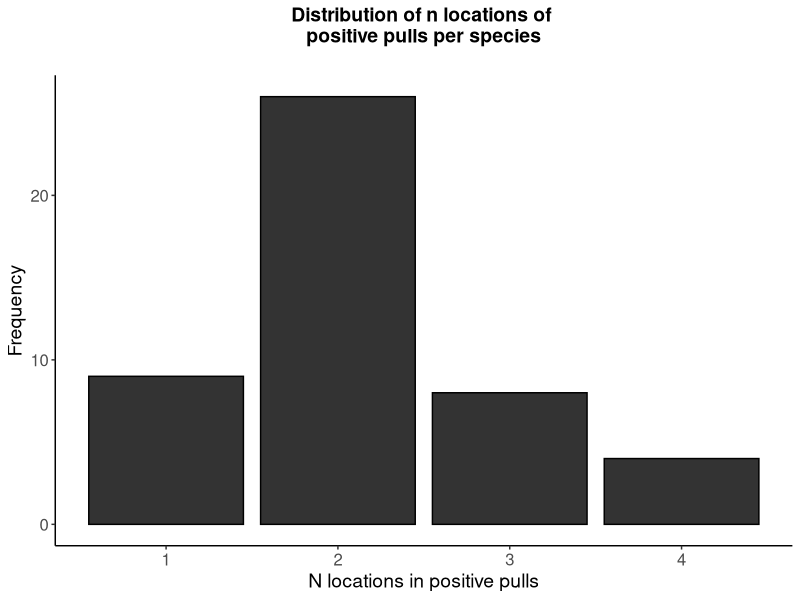
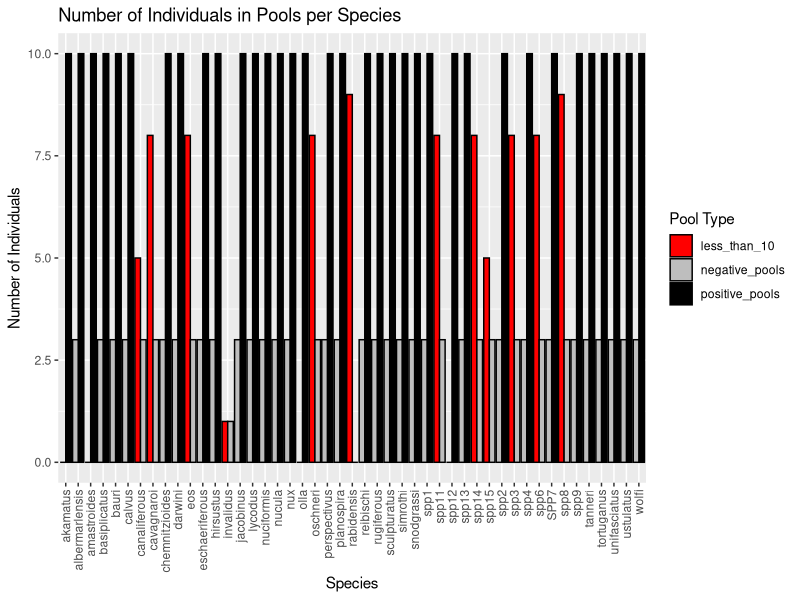

Recreate these plots in R, in order.
## ---- chunk 1
library(dplyr)
library(ggplot2)# Load the ape package
library(ape)
library(readxl)
library(tidyr)
## ---- chunk 2
my_theme<-theme(axis.text=element_text(size=12),
        axis.title = element_text(size = 14),
        legend.text=element_text(size=10),
        legend.title = element_text(size=12),
        plot.title = element_text(face="bold",size=14,margin=margin(0,0,20,0),hjust = 0.5),
        axis.title.y = element_text(hjust = 0.5),
        axis.title.x = element_text(hjust = 0.5))
## ---- chunk 3

data <- read_excel("04april24_datalab.xlsx", sheet = "pools")


data <- mutate(data, id_negative_pull = ifelse(is.na(id_negative_pull), 0, id_negative_pull))

# Group by species (spp) and count the number of positive and negative pools
speciments_counts <- data %>%
  group_by(spp) %>%
  summarize(
    positive_pools = sum(!is.na(id_positive_pull)),
    negative_pools = sum(id_negative_pull > 0)
  )


speciments_counts


## ---- chunk 4
# Assuming your data frame is called data
unique_pulls <- data %>%
  group_by(spp) %>%
  summarize(num_unique_pulls = n_distinct(id_positive_pull, na.rm = TRUE))

# View the result
print(unique_pulls)

ggplot(unique_pulls, aes(x = num_unique_pulls)) +
  geom_bar(fill = "grey20", color = "black") +
  labs(title = "Distribution of n locations of \npositive pulls per species",
       x = "N locations in positive pulls",
       y = "Frequency") +
  theme_classic()+
  my_theme


#ggsave("output/exploratory/distrib_nlocations.jpeg", height = 6, width = 5)

## ---- chunk 5

# Reshape the data into a longer format
speciments_counts_long <- pivot_longer(speciments_counts, cols = c(positive_pools, negative_pools), names_to = "pool_type", values_to = "count")

# Create a grouped bar plot
# Create a grouped bar plot with rotated x-axis labels and specified colors
# Create a grouped bar plot with rotated x-axis labels and specified colors
ggplot(speciments_counts_long, aes(x = spp, y = count, fill = ifelse(pool_type == "positive_pools" & count < 10, "less_than_10", pool_type))) +
  geom_bar(stat = "identity", position = "dodge", color = "black") +
  labs(title = "Number of Individuals in Pools per Species",
       x = "Species",
       y = "Number of Individuals",
       fill = "Pool Type") +
  scale_fill_manual(values = c("positive_pools" = "black", "negative_pools" = "gray", "less_than_10" = "red")) +  # Set colors for positive and negative pools
  theme(axis.text.x = element_text(angle = 90, hjust = 1, vjust = 0.5))  # Rotate x-axis labels by 90 degrees


#ggsave("output/exploratory/nind_pool_spp.png", height = 6, width = 8)



## ---- chunk 6

unique(data$spp)

pool_counts <- data %>%
  group_by(spp) %>%
  summarize(
    positive_pool_types = n_distinct(id_positive_pull, na.rm = TRUE),  # Count distinct values, ignoring NA
    negative_pool_types = ifelse(any(id_negative_pull > 0), 1, 0)
  )

# Print the result
print(pool_counts)

